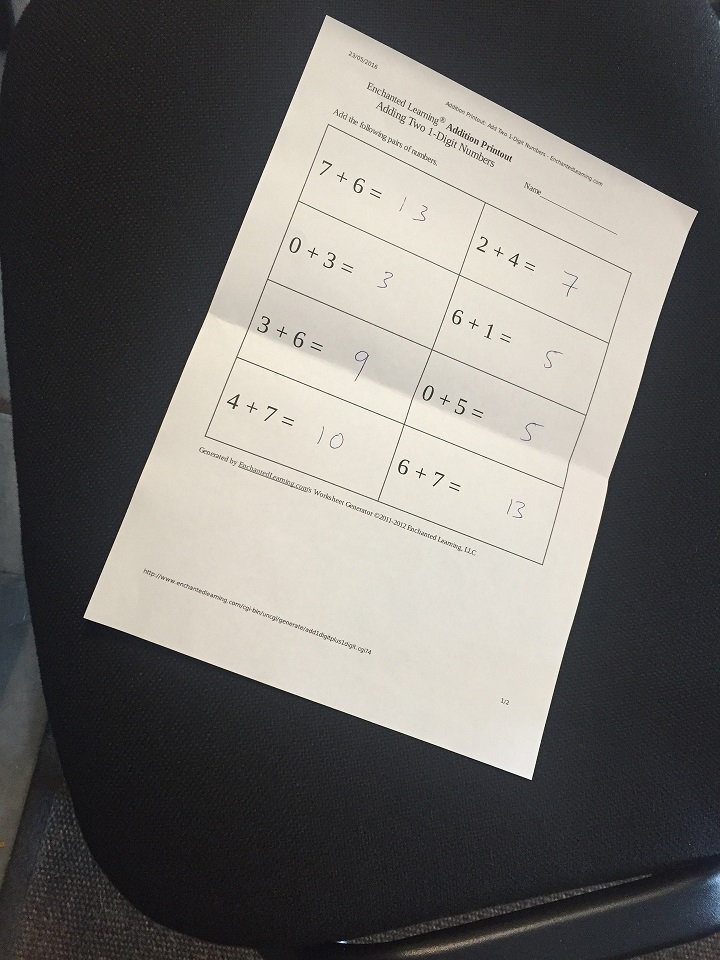
#> input picture images/scan.jpg, 720 x 960 px
$ jupyter execute '12. Perspective & Affine Transforms.ipynb'
#> lines starting #> are read from the running program, lines starting #| are printed output that depends on the picture
## Getting Perpsective Transform

[cell 1]
import cv2
import numpy as np
import matplotlib.pyplot as plt

image = cv2.imread('../images/scan.jpg')
#> image is the input picture: shape (960, 720, 3); mean B, G, R 106.2, 109.5, 111.7

cv2.imshow('Original', image)
cv2.waitKey(0)

# Cordinates of the 4 corners of the original image
points_A = np.float32([[320,15], [700,215], [85,610], [530,780]])

# Cordinates of the 4 corners of the desired output
# We use a ratio of an A4 Paper 1 : 1.41
points_B = np.float32([[0,0], [420,0], [0,594], [420,594]])

# Use the two sets of four points to compute
# the Perspective Transformation matrix, M
M = cv2.getPerspectiveTransform(points_A, points_B)

warped = cv2.warpPerspective(image, M, (420,594))
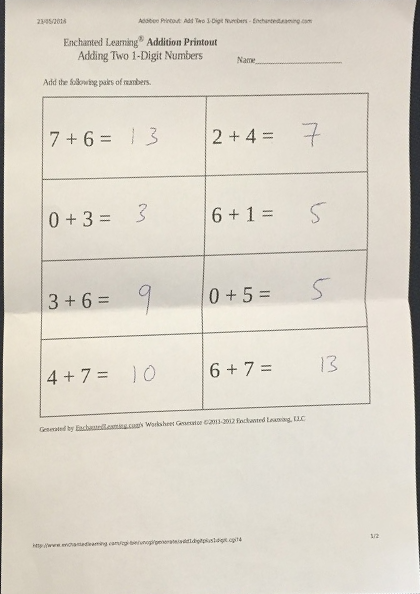
#> warped: shape (594, 420, 3); mean B, G, R 201, 212.6, 218.5

cv2.imshow('warpPerspective', warped)
cv2.waitKey(0)
cv2.destroyAllWindows()

## In affine transforms you only need 3 coordiantes to obtain the correct transform

[cell 2]
import cv2
import numpy as np
import matplotlib.pyplot as plt

image = cv2.imread('../images/ex2.jpg')
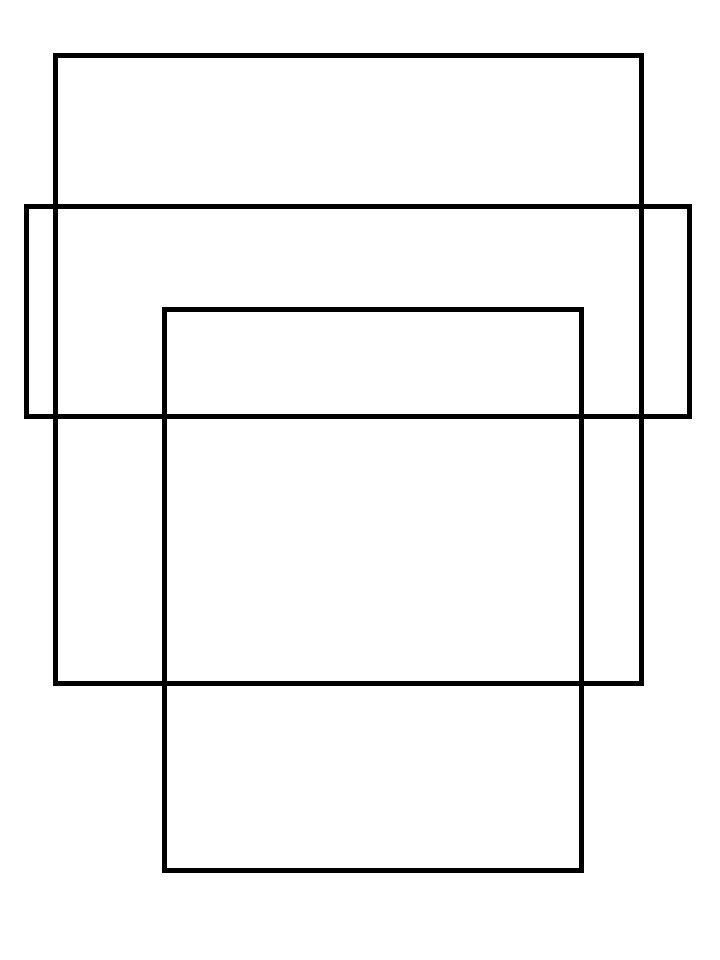
#> input picture images/ex2.jpg, 720 x 960 px
#> image is the input picture: shape (960, 720, 3); min 0, max 255, mean 243.8
rows,cols,ch = image.shape
#> rows = 960; cols = 720; ch = 3

cv2.imshow('Original', image)
cv2.waitKey(0)

# Cordinates of the 4 corners of the original image
points_A = np.float32([[320,15], [700,215], [85,610]])

# Cordinates of the 4 corners of the desired output
# We use a ratio of an A4 Paper 1 : 1.41
points_B = np.float32([[0,0], [420,0], [0,594]])

# Use the two sets of four points to compute
# the Perspective Transformation matrix, M
M = cv2.getAffineTransform(points_A, points_B)

warped = cv2.warpAffine(image, M, (cols, rows))
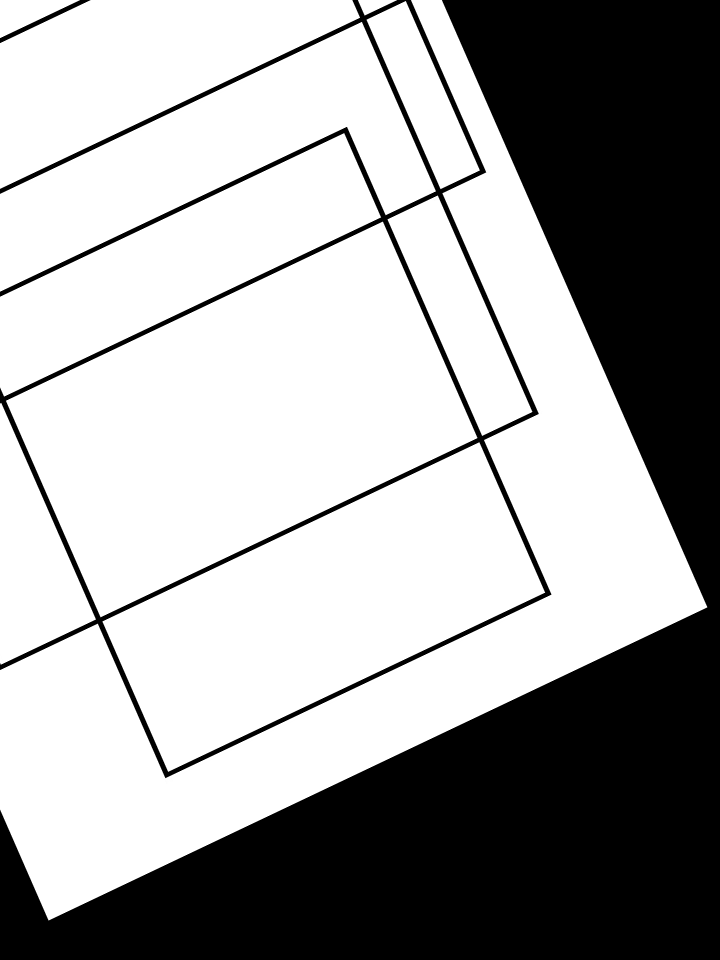
#> warped: shape (960, 720, 3); min 0, max 255, mean 164.5

cv2.imshow('warpPerspective', warped)
cv2.waitKey(0)
cv2.destroyAllWindows()

[cell 3]
import cv2
import numpy as np
import matplotlib.pyplot as plt

image = cv2.imread('../images/scan.jpg')
rows,cols,ch = image.shape

cv2.imshow('Original', image)
cv2.waitKey(0)

# Cordinates of the 4 corners of the original image
points_A = np.float32([[320,15], [700,215], [85,610]])

# Cordinates of the 4 corners of the desired output
# We use a ratio of an A4 Paper 1 : 1.41
points_B = np.float32([[0,0], [420,0], [0,594]])

# Use the two sets of four points to compute
# the Perspective Transformation matrix, M
M = cv2.getAffineTransform(points_A, points_B)

warped = cv2.warpAffine(image, M, (cols, rows))
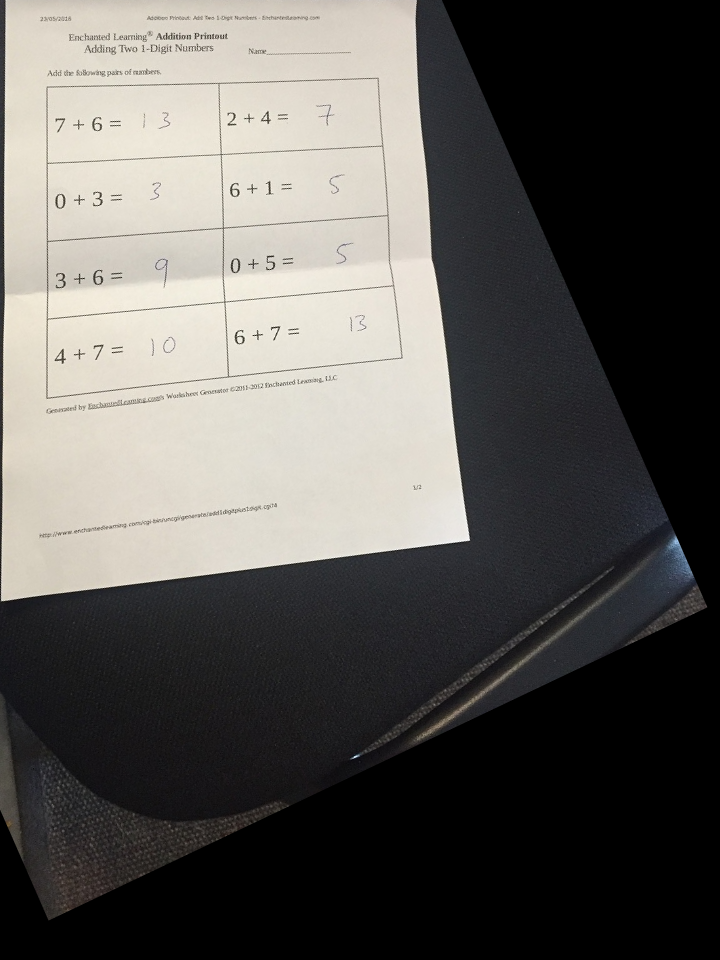
#> warped: shape (960, 720, 3); mean B, G, R 86.4, 89.9, 92.1

cv2.imshow('warpPerspective', warped)
cv2.waitKey(0)
cv2.destroyAllWindows()
